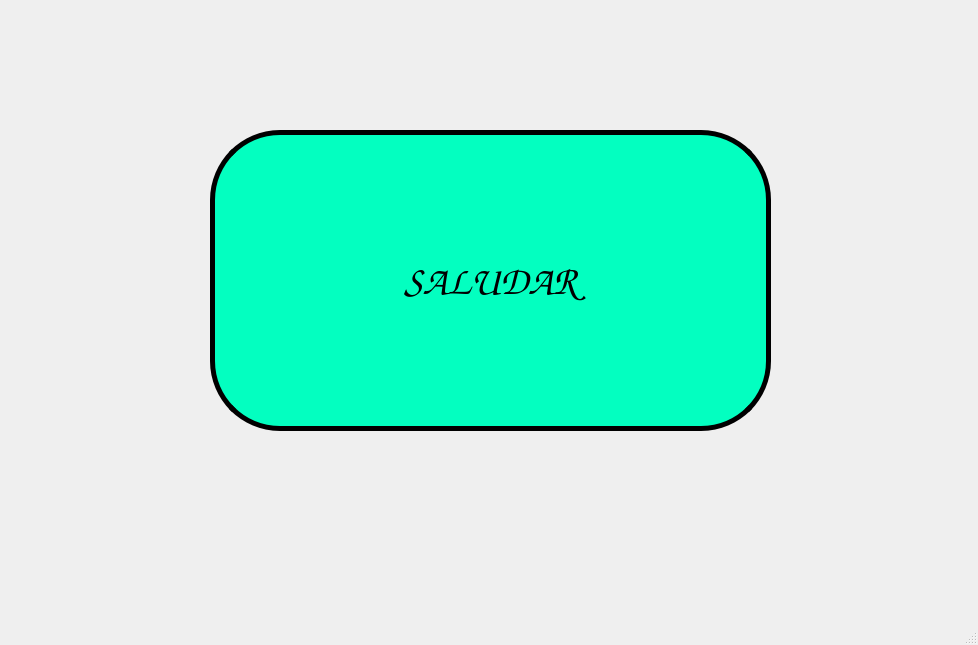
<?xml version="1.0" encoding="UTF-8"?>
<ui version="4.0">
 <class>MainWindow</class>
 <widget class="QMainWindow" name="MainWindow">
  <property name="geometry">
   <rect>
    <x>0</x>
    <y>0</y>
    <width>978</width>
    <height>645</height>
   </rect>
  </property>
  <property name="windowTitle">
   <string>MainWindow</string>
  </property>
  <widget class="QWidget" name="centralwidget">
   <widget class="QPushButton" name="btn_Saludar">
    <property name="geometry">
     <rect>
      <x>210</x>
      <y>130</y>
      <width>561</width>
      <height>301</height>
     </rect>
    </property>
    <property name="palette">
     <palette>
      <active>
       <colorrole role="Button">
        <brush brushstyle="SolidPattern">
         <color alpha="255">
          <red>3</red>
          <green>255</green>
          <blue>192</blue>
         </color>
        </brush>
       </colorrole>
       <colorrole role="Base">
        <brush brushstyle="SolidPattern">
         <color alpha="255">
          <red>3</red>
          <green>255</green>
          <blue>192</blue>
         </color>
        </brush>
       </colorrole>
       <colorrole role="Window">
        <brush brushstyle="SolidPattern">
         <color alpha="255">
          <red>3</red>
          <green>255</green>
          <blue>192</blue>
         </color>
        </brush>
       </colorrole>
      </active>
      <inactive>
       <colorrole role="Button">
        <brush brushstyle="SolidPattern">
         <color alpha="255">
          <red>3</red>
          <green>255</green>
          <blue>192</blue>
         </color>
        </brush>
       </colorrole>
       <colorrole role="Base">
        <brush brushstyle="SolidPattern">
         <color alpha="255">
          <red>3</red>
          <green>255</green>
          <blue>192</blue>
         </color>
        </brush>
       </colorrole>
       <colorrole role="Window">
        <brush brushstyle="SolidPattern">
         <color alpha="255">
          <red>3</red>
          <green>255</green>
          <blue>192</blue>
         </color>
        </brush>
       </colorrole>
      </inactive>
      <disabled>
       <colorrole role="Button">
        <brush brushstyle="SolidPattern">
         <color alpha="255">
          <red>3</red>
          <green>255</green>
          <blue>192</blue>
         </color>
        </brush>
       </colorrole>
       <colorrole role="Base">
        <brush brushstyle="SolidPattern">
         <color alpha="255">
          <red>3</red>
          <green>255</green>
          <blue>192</blue>
         </color>
        </brush>
       </colorrole>
       <colorrole role="Window">
        <brush brushstyle="SolidPattern">
         <color alpha="255">
          <red>3</red>
          <green>255</green>
          <blue>192</blue>
         </color>
        </brush>
       </colorrole>
      </disabled>
     </palette>
    </property>
    <property name="font">
     <font>
      <family>Comic Sans MS</family>
      <pointsize>30</pointsize>
      <weight>9</weight>
      <italic>false</italic>
      <bold>false</bold>
     </font>
    </property>
    <property name="whatsThis">
     <string>&lt;html&gt;&lt;head/&gt;&lt;body&gt;&lt;p&gt;&lt;span style=&quot; color:#ff5500;&quot;&gt;aserfg&lt;/span&gt;&lt;/p&gt;&lt;/body&gt;&lt;/html&gt;</string>
    </property>
    <property name="styleSheet">
     <string notr="true">background-color: rgb(3, 255, 192);
border: 5px solid black;
border-radius: 70px;
font: 75 30pt &quot;Comic Sans MS&quot;;</string>
    </property>
    <property name="text">
     <string>SALUDAR</string>
    </property>
   </widget>
  </widget>
  <widget class="QMenuBar" name="menubar">
   <property name="geometry">
    <rect>
     <x>0</x>
     <y>0</y>
     <width>978</width>
     <height>21</height>
    </rect>
   </property>
  </widget>
  <widget class="QStatusBar" name="statusbar"/>
 </widget>
 <resources/>
 <connections/>
</ui>
